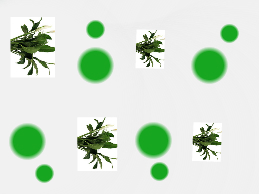
#> input picture imageTest123.jpg, 259 x 194 px
$ jupyter execute 'Weed Test.ipynb'   (shell and % lines are left out)
#> lines starting #> are read from the running program, lines starting #| are printed output that depends on the picture; after the words box and inside, x2 and y2 are one past the last pixel; in counts of white or black regions, pixels touching at a corner belong together
[cell 1]
import cv2
import numpy as np
import pandas as pd
import matplotlib.pyplot as plt

[cell 2]
img = 'imageTest123.jpg'

[cell 3]
mainImage = cv2.imread(img)
#> mainImage is the input picture: shape (194, 259, 3); mean B, G, R 211.5, 225.9, 212.2
image = cv2.cvtColor(mainImage, cv2.COLOR_BGR2RGB)
plt.imshow(image, cmap= 'Greys_r')
xInit, yInit, _ = mainImage.shape
#> xInit = 194; yInit = 259
plt.show()

[cell 4]
testImg = image

cv2.rectangle(image, (int(xInit/20),int(yInit/20)),
              (int(xInit/3.1),int(yInit/3)), (0,0,0), cv2.FILLED)

cv2.rectangle(image, (int(xInit/2.8),int(yInit- yInit/3.5)),
              (int(xInit/1.45),int(yInit/2.7)), (0,0,0), cv2.FILLED)

cv2.rectangle(image, (int(xInit/1.36),int(yInit/20)),
              (int(xInit/1),int(yInit/3)), (0,0,0), cv2.FILLED)

cv2.rectangle(image, (int(xInit/0.99999),int(yInit- yInit/3.5)),
              (int(xInit/0.78),int(yInit/2.7)), (0,0,0), cv2.FILLED)
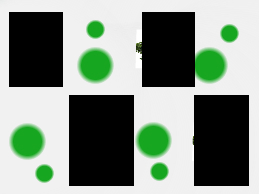
#> image: shape (194, 259, 3); mean R, G, B 130.7, 143.1, 131.4

plt.imshow(image, cmap= 'Greys_r')
plt.show()

#### THRESHOLD : (36,0,0) ~ (86,255,255)

[cell 5]
mask = cv2.inRange(image, (36,0,0) , (86,255,255))
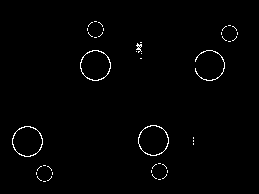
#> mask: shape (194, 259); 1.2% white in thin lines or dots, all inside (x1, y1, x2, y2) = (12, 21, 238, 182)

[cell 6]
testImage = cv2.imread(img)
imask = mask>0
green = np.zeros_like(testImage, np.uint8)
testImage[imask] = image[imask]+120
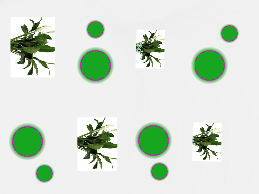
#> testImage: shape (194, 259, 3); 1.2% of pixels changed, all inside (x1, y1, x2, y2) = (12, 21, 238, 182)

$ run again, with 92222.jpg copied over imageTest123.jpg
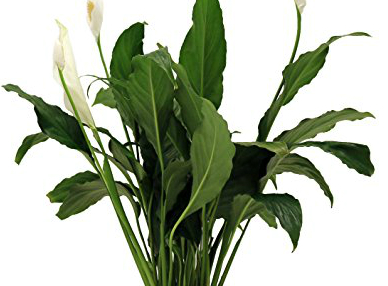
#> input picture 92222.jpg, 388 x 286 px
#> mainImage is the input picture: shape (286, 388, 3); mean B, G, R 165.5, 184.3, 176
#> `mask = cv2.inRange(image, (36,0,0) , (86,255,255))`:
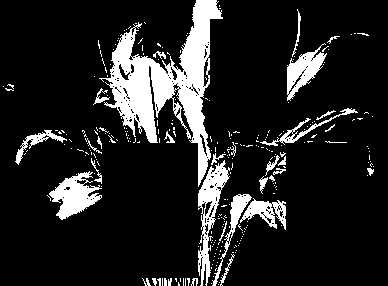
#> mask: shape (286, 388); 13.7% white; 272 white regions (238 under 20 px), largest, box (x1, y1, x2, y2) and area: (99, 0, 223, 187) 7589, (198, 160, 230, 286) 1422, (49, 171, 102, 220) 1297
#> `testImage[imask] = image[imask]+120`:
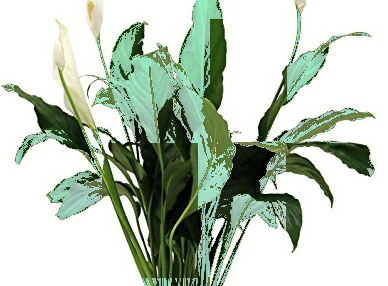
#> testImage: shape (286, 388, 3); 13.7% of pixels changed, all inside (x1, y1, x2, y2) = (3, 0, 374, 286)

$ run again, with image3.jpg copied over imageTest123.jpg
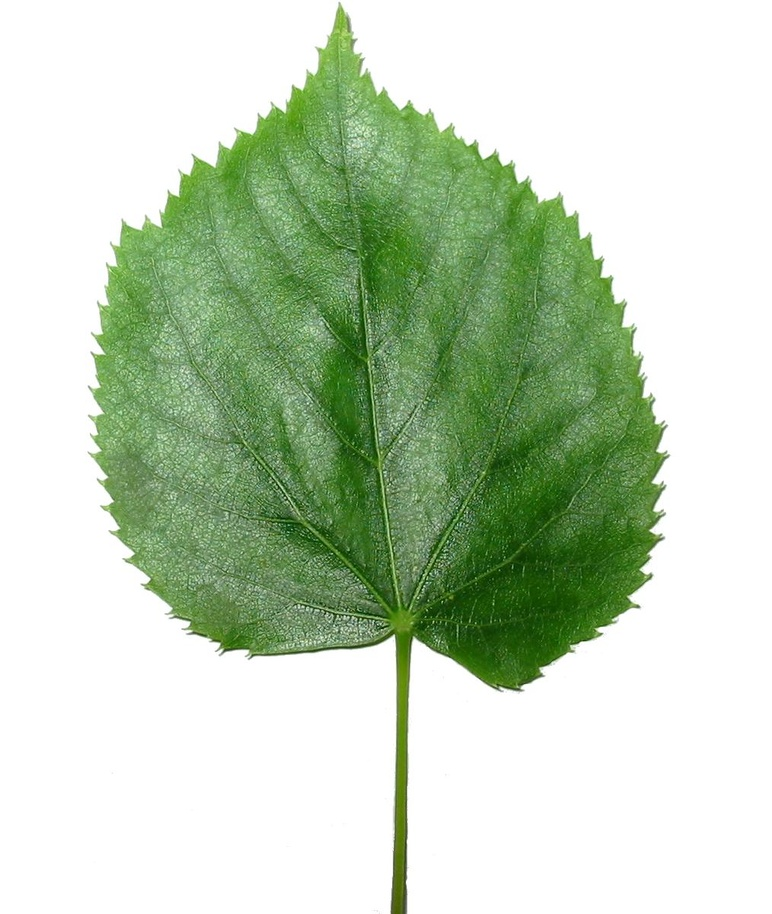
#> input picture image3.jpg, 772 x 914 px, shrunk from 1014 x 1200 before the run
#> mainImage is the input picture: shape (914, 772, 3); mean B, G, R 186.8, 211.1, 194.3
#> `mask = cv2.inRange(image, (36,0,0) , (86,255,255))`:
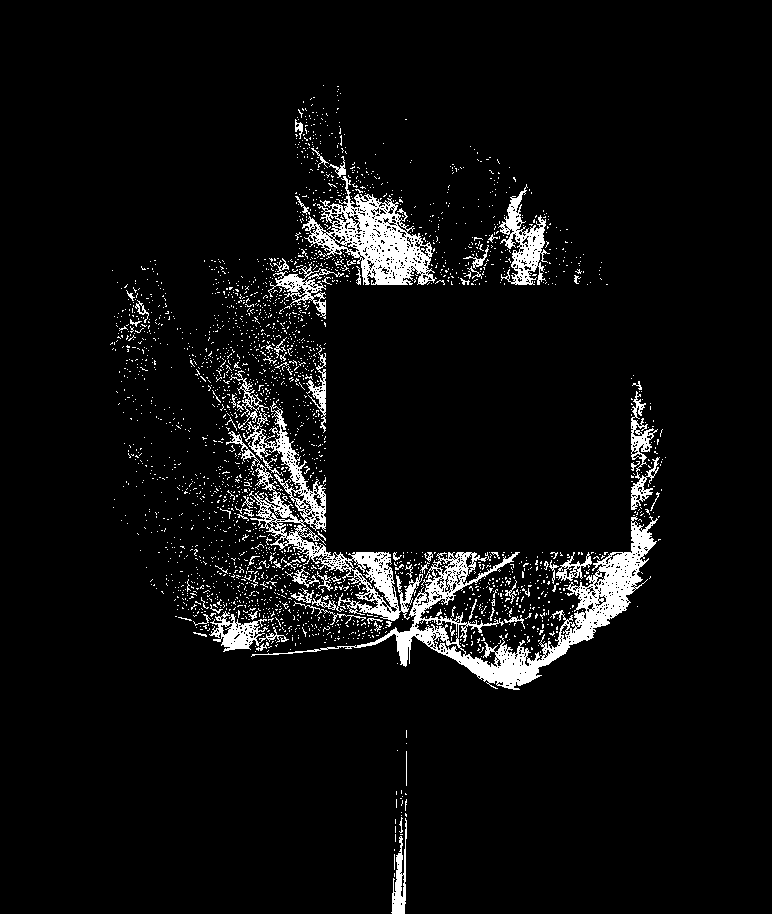
#> mask: shape (914, 772); 5.6% white; 2673 white regions (2592 under 20 px), largest, box (x1, y1, x2, y2) and area: (251, 516, 658, 690) 10318, (226, 401, 423, 621) 6734, (302, 176, 437, 285) 5576
#> `testImage[imask] = image[imask]+120`:
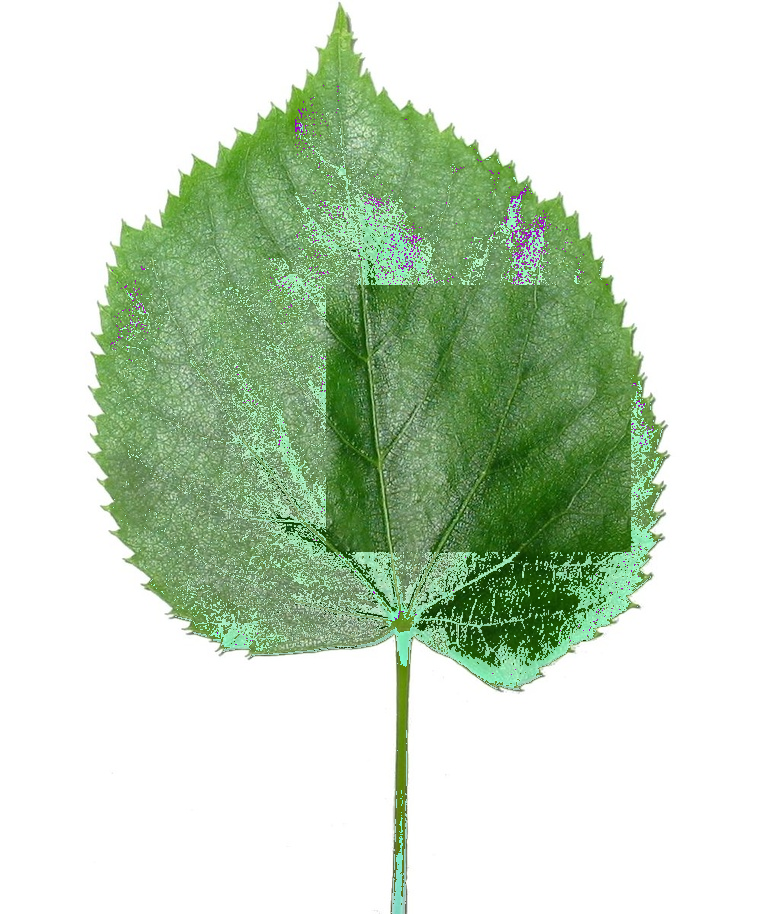
#> testImage: shape (914, 772, 3); 5.61% of pixels changed, all inside (x1, y1, x2, y2) = (110, 85, 666, 914)
